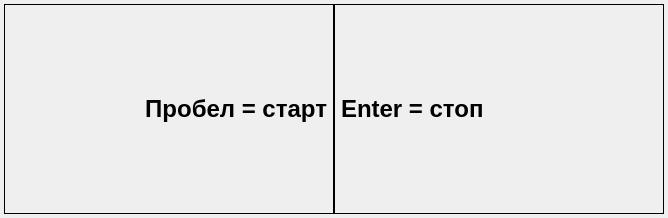
<?xml version="1.0" encoding="UTF-8"?>
<ui version="4.0">
 <class>RegimeFile</class>
 <widget class="QWidget" name="RegimeFile">
  <property name="geometry">
   <rect>
    <x>0</x>
    <y>0</y>
    <width>668</width>
    <height>218</height>
   </rect>
  </property>
  <property name="windowTitle">
   <string>Режим файла</string>
  </property>
  <layout class="QGridLayout" name="centralGridLayout">
   <property name="margin">
    <number>4</number>
   </property>
   <item row="0" column="0">
    <layout class="QHBoxLayout" name="horizontalLayout">
     <property name="spacing">
      <number>0</number>
     </property>
     <property name="leftMargin">
      <number>0</number>
     </property>
     <item>
      <widget class="QLabel" name="labelShow">
       <property name="font">
        <font>
         <pointsize>18</pointsize>
         <weight>75</weight>
         <bold>true</bold>
        </font>
       </property>
       <property name="frameShape">
        <enum>QFrame::Box</enum>
       </property>
       <property name="text">
        <string>Пробел = старт</string>
       </property>
       <property name="alignment">
        <set>Qt::AlignRight|Qt::AlignTrailing|Qt::AlignVCenter</set>
       </property>
       <property name="margin">
        <number>0</number>
       </property>
      </widget>
     </item>
     <item>
      <widget class="QLabel" name="labelInput">
       <property name="font">
        <font>
         <pointsize>18</pointsize>
         <weight>75</weight>
         <bold>true</bold>
        </font>
       </property>
       <property name="frameShape">
        <enum>QFrame::Box</enum>
       </property>
       <property name="text">
        <string>Enter = стоп</string>
       </property>
      </widget>
     </item>
    </layout>
   </item>
  </layout>
 </widget>
 <resources/>
 <connections/>
</ui>
